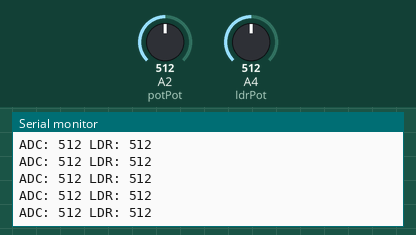
Simulated run of this sketch. Board: Arduino Uno, built with avr-gcc and run on an emulated ATmega328P. Shown: the last lines printed to the serial monitor. The test bench sets the inputs (shaded band); at power-on: A2 (potPot) = 512, A4 (ldrPot) = 512.

Above: at 1.2 s.
1.3 s: A2 (potPot) set to 716
At 1.31 s:
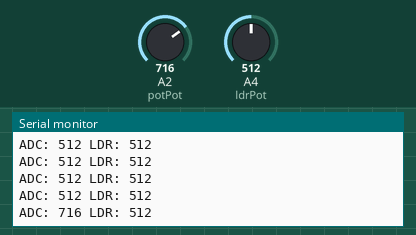
2.8 s: A4 (ldrPot) set to 716
At 2.82 s:
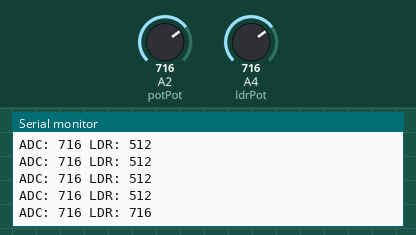
4.3 s: A2 (potPot) set to 900
At 4.33 s:
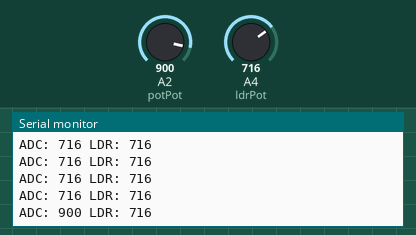
5.8 s: A4 (ldrPot) set to 900
At 5.84 s:
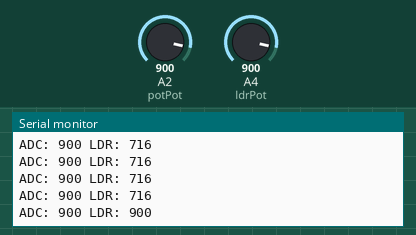
Timing chart, 0 to 8.3 s (numbered marks = the images above; inputs shaded):
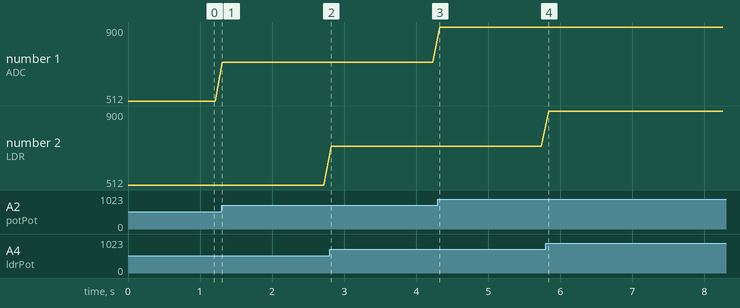

The sketch:

ADC.ino
```cpp
/*
 * connect photodiode           to Bit 1 PORT C
 *         potentialmeter       to Bit 2 PORT C
 *         temperature sensor   to Bit 3 PORT C
 *         photoresister        to Bit 4 PORT C
 *         VCC (Bit 9)          to Bit 9 PORT C
 *         GND (Bit 8)          to Bit 8 PORT C
*/
int potPot = 2;
int ldrPot = 4;
void setup() {
  // put your setup code here, to run once:
  Serial.begin(115200);
}

void loop() {
  //Read the value of the potentialmeter
  Serial.print("ADC: ");
  Serial.print(analogRead(potPot));
  Serial.print(" ");
  //Read the vlaue from the ldr
  Serial.print("LDR: ");
  Serial.print(analogRead(ldrPot));
  Serial.print("\n");
  delay(100);
}
```

Measured:
- after the input at 1.3 s, the serial monitor: prints a new line at once (image 1)
- after the input at 2.8 s, the serial monitor: prints a new line at once (image 2)
- after the input at 4.3 s, the serial monitor: prints a new line at once (image 3)
- after the input at 5.8 s, the serial monitor: prints a new line at once (image 4)
- plotted number 1: 512 → 716 after the input at 1.3 s, 716 → 900 after the input at 4.3 s
